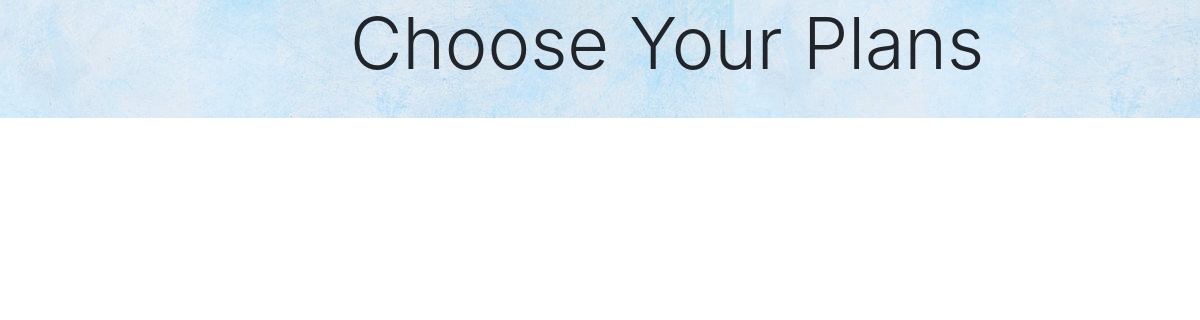
The app's page /gym_product/ (signed in), older data.
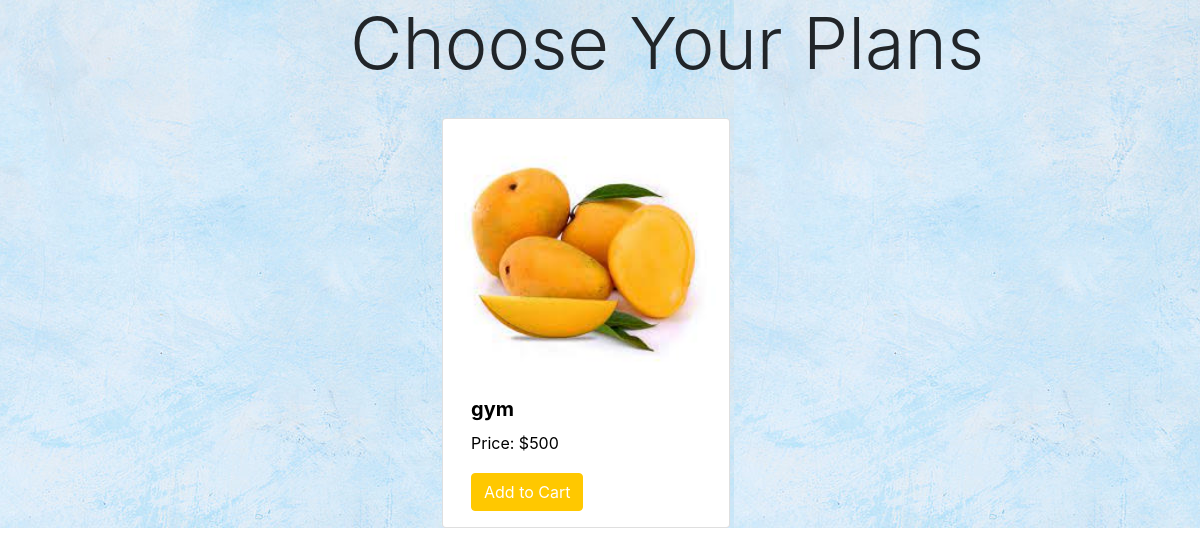
The same page, newer data.
### myapp/models.py (models this page shows, shortened)
class Gym(models.Model):
    name = models.CharField(max_length=120)
    product_img = models.ImageField(upload_to='pics')
    little_description = models.CharField(max_length=600)
    price = models.IntegerField()

### myapp/views.py (the view)
# urls.py: path('gym_product/',user_views.gym_product,name='gym_product'),
@login_required
def gym_product(request):
    object_list = Gym.objects.all()
    filtered_orders = Order_gym.objects.filter(owner=request.user.profile, is_ordered=False)
    current_order_products = []
    if filtered_orders.exists():
    	user_order = filtered_orders[0]
    	user_order_items = user_order.items.all()
    	current_order_products = [product.product for product in user_order_items]
    context = {
        'object_list': object_list,
        'current_order_products': current_order_products
    }
    return render(request, "myapp/gym_product.html", context)

### template/myapp/gym_product.html (shortened to what this page needs)
<!DOCTYPE html>
{% load static %}
<head>
    <link href="https://stackpath.bootstrapcdn.com/bootstrap/4.1.1/css/bootstrap.min.css" rel="stylesheet">
    <link rel="stylesheet" href="https://use.fontawesome.com/releases/v5.0.13/css/all.css">
    <link href="{% static '../static/css/styles.css'%}" rel="stylesheet" />
</head>
<body >
  <header  style="background-image: url({% static '../static/assets/img/lightblue.jpg' %}); " >
<h2 style="margin-left:350px;" class="display-2">Choose Your Plans </h2> <br>
{% block content %}
    <div class="container">
    <div class="row" style="margin-left: 400px;"    >
    {% for object in object_list %}
        <div class="row" >
            <div class="card" style="width: 18rem;">
  <img class="card-img-top" src="{{object.product_img.url}}" alt="Card image cap">
  <div class="card-body">
    <h5 class="card-title" style="color:black">{{ object.name }}</h5>
    <p class="card-text" style="color:black">Price: ${{ object.price }}</p>
     {% if object in user.profile.ebooks.all %}
             add a button here to see the product
            You own this
            {% elif object in current_order_products %}
            <a href="{% url 'order_summary' %}" class="btn btn-warning">Go to Cart</a>
            {% else %}
            <a href="{% url 'add_to_cart' object.id %}" class="btn btn-warning">Add to Cart</a>
            {% endif %}
  </div>
   {% endfor %}
</div></div>
    </div>
{% endblock content %}
</header>
</body>
</html>

Row changes from the older to the newer data that the page shows:
added Gym: product_img (picture), name "gym", price "500"
